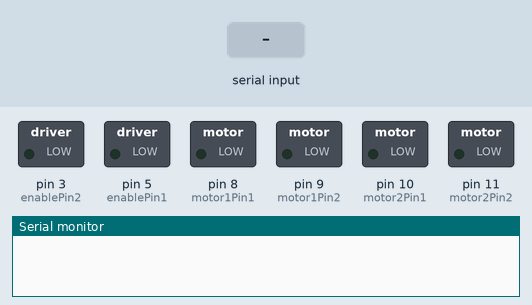
Bench run of a sketch on a simulated Arduino Uno, built with avr-gcc and run on an emulated ATmega328P. On the bench: switched loads named in the sketch (green lamp = pin HIGH), the last lines printed to the serial monitor. The test bench sets the inputs (shaded band).

Above: at 1.2 s.
1.3 s: "1" received over Serial
At 2.5 s:
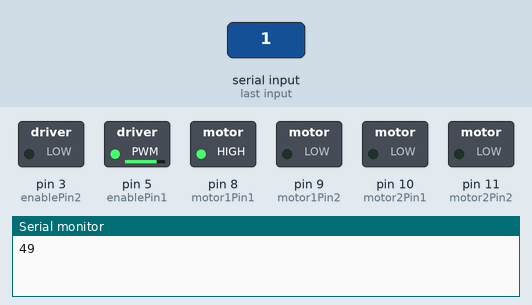
2.8 s: "2" received over Serial
At 3.8 s:
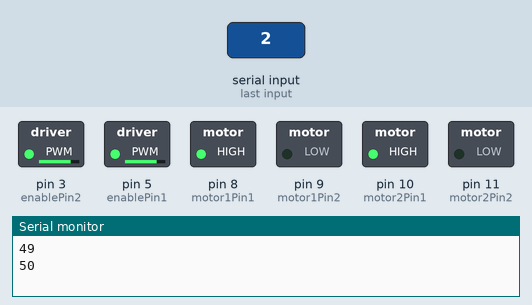
4.3 s: "3" received over Serial
At 4.9 s:
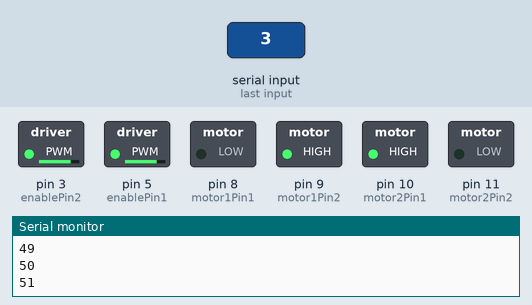
5.8 s: "4" received over Serial
At 6.1 s:
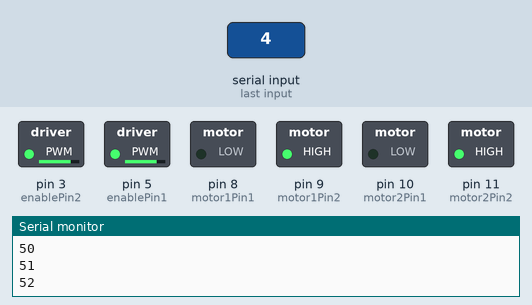
7.3 s: "5" received over Serial
At 8.4 s:
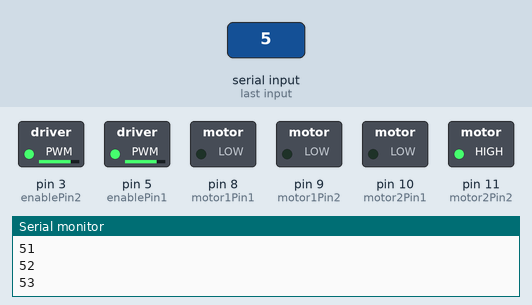
8.8 s: "6" received over Serial
At 9.5 s:
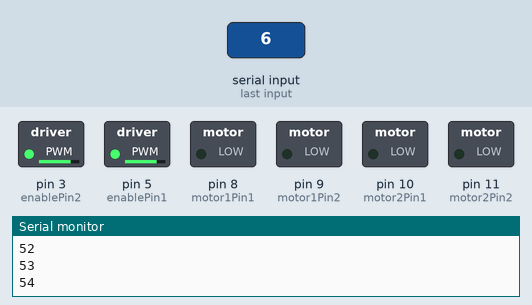
Timing chart, 0 to 11.3 s (numbered marks = the images above; inputs shaded):
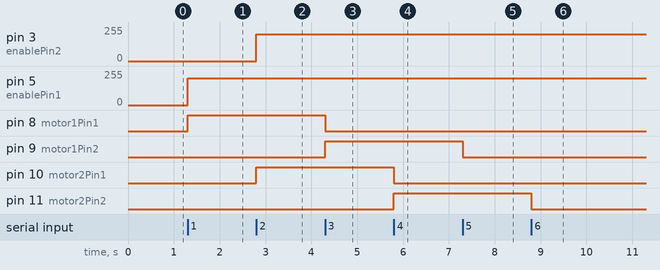

The sketch:

serial.ino
```cpp
/* Huseyin KELES
 * http://whosayin.com
 * 22.12.2013
 */

int motor1Pin1 = 8;
int motor1Pin2 = 9;
int enablePin1 = 5;

int motor2Pin1 = 10;
int motor2Pin2 = 11;
int enablePin2 = 3;

int received = 0;

void setup() {
  Serial.begin(9600);

  pinMode(motor1Pin1, OUTPUT);
  pinMode(motor1Pin2, OUTPUT);
  pinMode(enablePin1, OUTPUT);
  pinMode(motor2Pin1, OUTPUT);
  pinMode(motor2Pin2, OUTPUT);
  pinMode(enablePin2, OUTPUT);
}

void solGeri(int hiz) {
    digitalWrite(motor1Pin1, LOW);
    digitalWrite(motor1Pin2, HIGH);
    analogWrite(enablePin1, hiz);
}

void solIleri(int hiz) {
    digitalWrite(motor1Pin1, HIGH);
    digitalWrite(motor1Pin2, LOW);
    analogWrite(enablePin1, hiz);
}

void sagIleri(int hiz) {
    digitalWrite(motor2Pin1, HIGH);
    digitalWrite(motor2Pin2, LOW);
    analogWrite(enablePin2, hiz);
}

void sagGeri(int hiz) {
    digitalWrite(motor2Pin1, LOW);
    digitalWrite(motor2Pin2, HIGH);
    analogWrite(enablePin2, hiz);
}

void solDur() {
    digitalWrite(motor1Pin1, LOW);
    digitalWrite(motor1Pin2, LOW);
}

void sagDur() {
    digitalWrite(motor2Pin1, LOW);
    digitalWrite(motor2Pin2, LOW);
}

void loop()
{
  if (Serial.available()) {
    received = Serial.read();
    Serial.println(received);

    switch (received) {
      case '1':
          solIleri(200);
        break;
      case '2':
          sagIleri(200);
        break;
      case '3':
          solGeri(200);
        break;
      case '4':
          sagGeri(200);
        break;
      case '5':
          solDur();
        break;
      case '6':
          sagDur();
        break;
      default:
          solDur();
          sagDur();
        break;
    }

    Serial.flush();
  }
}
```

Measured:
- after the input at 1.3 s, pin 5 (enablePin1): 0/255 → 200/255 at once; pin 8 (motor1Pin1): LOW → HIGH at once
- after the input at 2.8 s, pin 3 (enablePin2): 0/255 → 200/255 at once; pin 10 (motor2Pin1): LOW → HIGH at once
- after the input at 4.3 s, pin 8 (motor1Pin1): HIGH → LOW at once; pin 9 (motor1Pin2): LOW → HIGH at once
- after the input at 5.8 s, pin 10 (motor2Pin1): HIGH → LOW at once; pin 11 (motor2Pin2): LOW → HIGH at once
- after the input at 7.3 s, pin 9 (motor1Pin2): HIGH → LOW at once
- after the input at 8.8 s, pin 11 (motor2Pin2): HIGH → LOW at once
